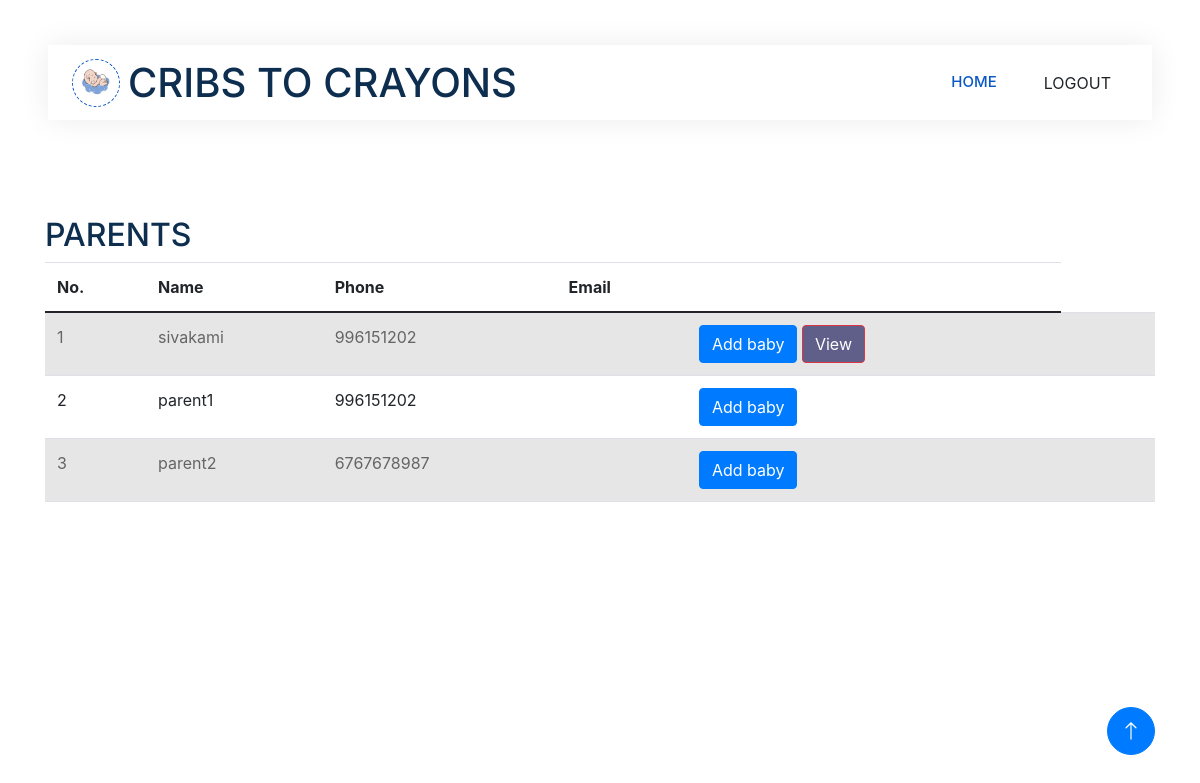
/viewparents (signed in), run on an earlier commit of the app's database.
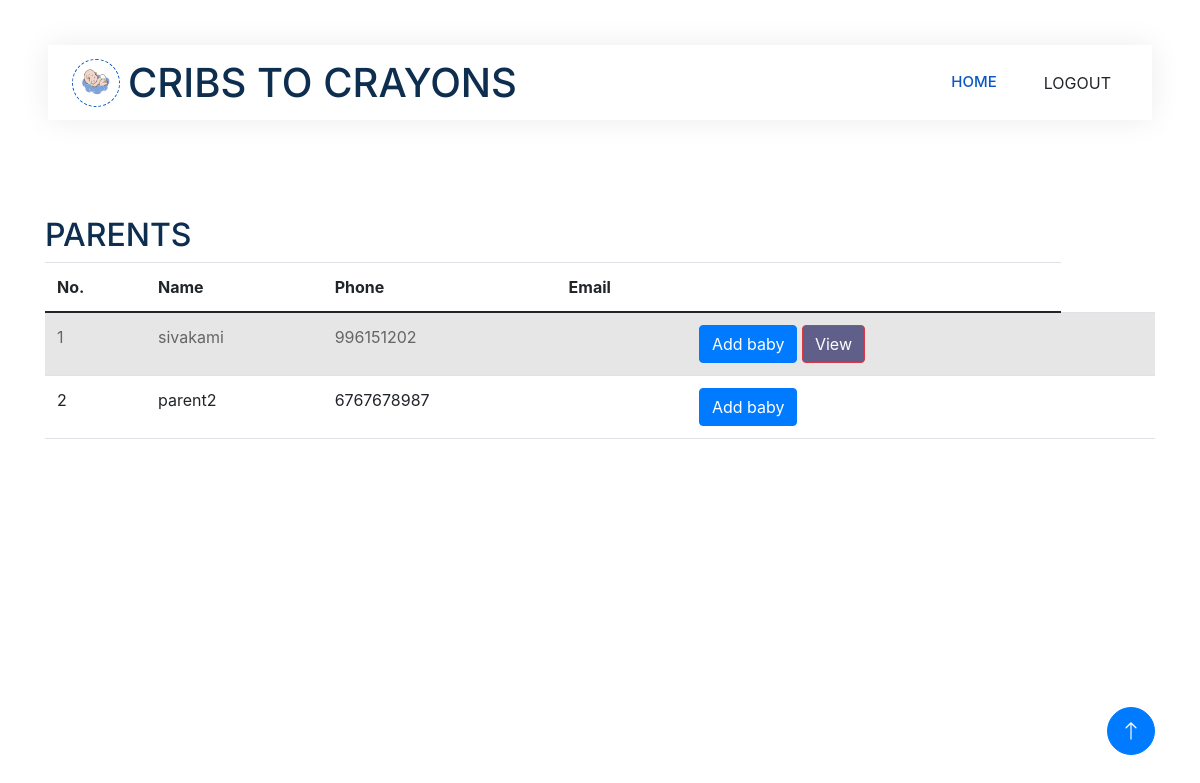
And on a later commit of the database.
### app1/models.py (models this page shows)
class Parent(models.Model):
    login_id=models.ForeignKey(LoginUser,on_delete=models.CASCADE)
    hospital_id=models.ForeignKey(Hospital,on_delete=models.CASCADE)
    parent_name=models.CharField(max_length=20)
    Address=models.CharField(max_length=50)
    Email=models.EmailField()
    phone=models.IntegerField()
    blood_group=models.CharField(max_length=10)
    baby_status=models.CharField(max_length=50,null=True, blank=True,)

### app1/views.py (the view)
# urls.py: path('viewparents',views.view_parent,name="viewparents"),
def view_parent(request):
    log_id=LoginUser.objects.get(id=request.user.id)
    hospital_id=Hospital.objects.get(login_id=log_id)
    parents=Parent.objects.filter(hospital_id=hospital_id)
    context={
        'parent': parents
    }
    return render(request,'Hospital/viewparents.html',context)

### template/Hospital/viewparents.html (shortened to what this page needs)
<!DOCTYPE html>
<html lang="en">
{% load static %}
<head>
    <link href="https://cdnjs.cloudflare.com/ajax/libs/font-awesome/5.10.0/css/all.min.css" rel="stylesheet">
    <link href="https://cdn.jsdelivr.net/npm/bootstrap-icons@1.4.1/font/bootstrap-icons.css" rel="stylesheet">
    <link href="{% static 'js/animate.min.css' %}" rel="stylesheet">
    <link href="{% static 'js/owl.carousel.min.css' %}" rel="stylesheet">
    <link href="{% static 'css/bootstrap.min.css' %}" rel="stylesheet">
    <link rel="stylesheet" href="https://stackpath.bootstrapcdn.com/bootstrap/4.5.2/css/bootstrap.min.css">
    <link href="{% static 'css/style.css' %}" rel="stylesheet">
</head>
<body>
    <div class="container-xxl bg-white p-0">
        <div class="container-fluid nav-bar bg-transparent">
            <nav class="navbar navbar-expand-lg bg-white navbar-light py-0 px-4">
                <a href="index.html" class="navbar-brand d-flex align-items-center text-center">
                    <div class="icon p-2 me-2">
                        <img class="img-fluid" src="{% static 'img/logo.gif' %}" alt="Icon" style="width: 30px; height: 30px;">
                    </div>
                    <h1 class="m-0 " >CRIBS TO CRAYONS</h1>
                </a>
                <div class="collapse navbar-collapse" id="navbarCollapse">
                    <div class="navbar-nav ms-auto">
                        <a href="{% url 'hospitalprofile'%}" class="nav-item nav-link active">HOME</a>
                    </div>
                    <a href="{% url 'login'%}" class="btn  px-3 d-none d-lg-flex" >LOGOUT</a>
                </div>
            </nav>
        </div>
<br>
<br>
<br>
<br>
<div class="container">
    <h2>PARENTS</h2>
    <table class="table table-striped">
      <thead>
        <tr>
          <th>No.</th>
          <th>Name</th>
          <th>Phone</th>
          <th>Email</th>
          <th></th>
        </tr>
      </thead>
      <tbody>
        {% for i in parent %}
        <tr>
          <td>{{ forloop.counter }}</td>
         <td>{{ i.parent_name }}</td>
         <td>{{ i.phone }}</td>
         <td>{{ i.email }}</td>
          <td>
            <a href="{% url 'addbaby' id=i.id %}" class="btn btn-primary">Add baby</a>
            {% if i.baby_status == "True" %}
           <a href="{% url 'viewbabyh' id=i.id %}" <button type="button" class="btn btn-danger" style="background-color: rgb(95, 95, 138);">View</button>
            {% endif %}
          </td>
          <td></td>
          <td></td>
        </tr>
        {% endfor %}
      </tbody>
    </table>
  </div>
  <a href="#" class="btn btn-lg btn-primary btn-lg-square back-to-top"><i class="bi bi-arrow-up"></i></a>
</div>
</body>
</html>

What changed in the data, as far as the page shows it:
removed Parent: parent_name "parent1", phone "996151202"
